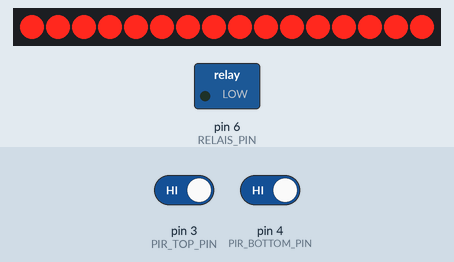
Recording of a sketch running on a simulated Arduino Uno, built with avr-gcc and run on an emulated ATmega328P. Parts: 16 shift-register outputs drawn as a row of LEDs (first output left, lit = HIGH), switched loads named in the sketch (green lamp = pin HIGH). Wiring (inferred from the names in the program): 2 × shift register (74HC595): data pin 11; shift clock pin 12; latch pin 8. Wiring (inferred from the signals the program sends): row of LEDs: on Q0, Q1, Q2, Q3, Q4, Q5, Q6, Q7, Q8, Q9, Q10, Q11, Q12, Q13, Q14, Q15. Inputs (shaded band) come from the test bench; at power-on: pin 4 (PIR_BOTTOM_PIN) HIGH, pin 3 (PIR_TOP_PIN) HIGH. Random numbers use the default seed unless the sketch sets one; pins used as bus, display or sensor lines are not drawn; what the sketch prints to the serial monitor is not drawn.

Above: at 13.2 s.
At 15.9 s:
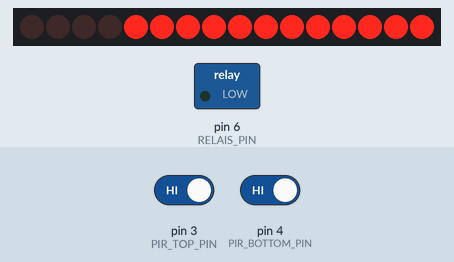
16.0 s: pin 4 (PIR_BOTTOM_PIN) driven LOW
17.9 s: pin 4 (PIR_BOTTOM_PIN) driven HIGH
At 22.1 s:
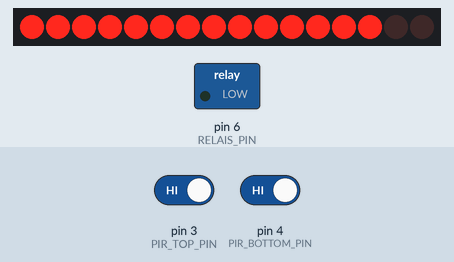
24.7 s: pin 3 (PIR_TOP_PIN) driven LOW
27.7 s: pin 3 (PIR_TOP_PIN) driven HIGH
At 34.45 s:
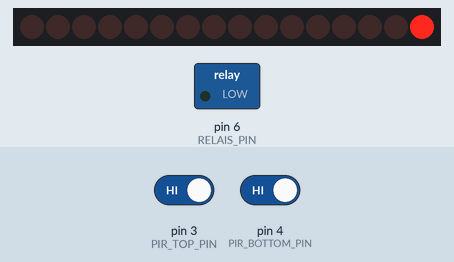
Timing chart, 0 to 37.2 s (numbered marks = the images above; inputs shaded):
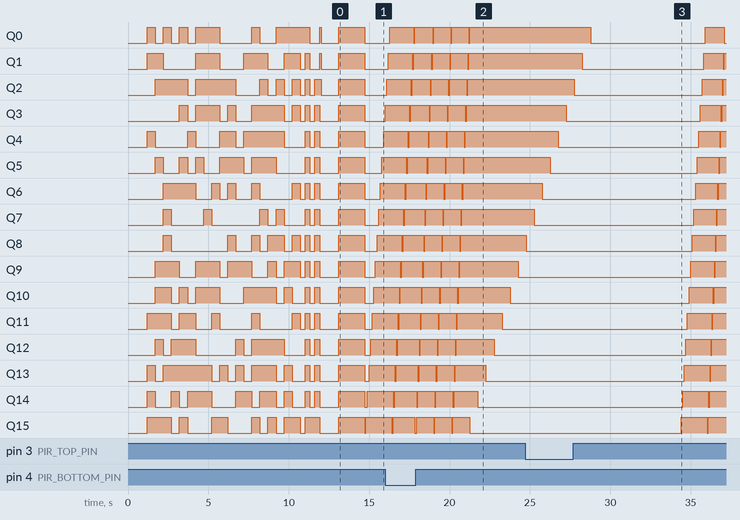

The sketch:

shys_treppenlauflicht_ohne_lan.ino
```cpp
#include <SPI.h>

//--------------------------------------
// Configuration Start
//--------------------------------------

// PIR-Data-Pins
#define PIR_TOP_PIN 3
#define PIR_BOTTOM_PIN 4

// All LEDs on Switch
#define ALL_ON_SWITCH_PIN 5

#define RELAIS_PIN 6

// Helligkeitssensor-Pin
int lightPin = 7;

// Schieberegister-Pins
int latchPin = 8;
int dataPin = 11;
int clockPin = 12;


// Allgemeine Einstellungen
//---------------------------------
// Gibt an, ob eine Animation erfolgen soll,
// solange die Treppe aktiv ist. (Während alle Stufen an sind)
boolean activeAnimation = true;

// Gibt ab, ob ein Lichtsensor angeschlossen ist und verwendet werden soll
boolean lightSensorActive = false;

// Gibt an, ob ein Dauer-An Schalter angeschlossen wurde
// Sollte hier ohne Schalter am Pin hier trotzdem true eingestellt sein,
// blinken die LEDs zufällig, da der INPUT-Pin ohne Pull-Down einen Zufallswert liefert!
boolean allOnSwitchActive = false;

// Gibt an, ob ein Relais verwendet werden soll, um das 12V Netzteil für die LEDs abzuschalten,
// wenn die Treppe deaktiviert ist. (Dann benötigt der Arduino zwingend eine unabhängige Stromquelle!)
boolean useRelaisForPowerSupply = false;


// Bewegungsmelder Einstellungen
//---------------------------------
// Gibt an, ob der Lichtsensor bei Bewegung HIGH oder LOW zurück gibt
// Wenn HIGH eine erkannte Bewegung bedeutet, muss der Wert auf true stehen, sonst auf false.
boolean pirSensorSignalInverted = false;

//PIR Timings
// Dauer der Initialisierung
int calibrationTime = 10;

// Wie viele ms nach der letzten erkannten Bewegung
// soll der Bewegungsmelder wieder auf LOW schalten
long unsigned int pirPause = 2000;

// PIR-Sensor-IDs (nur notwendig wenn sensorValueSendToServerActive=true)
long pirTopSensorId = 22637;
long pirBottomSensorId = 22638;


// Hellligkeitssensor Settings  *optional
// (nur notwendig wenn lightSensorActive=true)
//-----------------------------------------
// Gibt an, ob der Lichtsensor bei voller Helligkeit den maximal oder minimalwert angibt
// Wenn der maximalwert (HIGH bei digital, 1023 bei analog) volle Helligkeit bedeutet,
// muss der Wert auf false stehen. Gibt der Sensor bei voller Helligkeit 0 zurueck muuss hier true gesetzt werden.
boolean lightSensorSignalInverted = true;
// Gibt an ob der Sensor digital oder analog betrieben wird
boolean lightSensorDigital = true;

// Der maximale Helligkeitswert unter dem die Beleuchtung automatisch aktiviert wird.
// bei analog: 0-1023 / bei digitalen immer 1
int lightValueMax = 300;

// Gibt an, wie viele ms Pause zwischen den Helligkeitsmessungen liegen soll
int lightRefreshTime = 5000;


// Geschwindigkeits-Einstellungen
//---------------------------------
// gibt an, wie lang die Verzögerung zwischen den einzelnen Stufen beim einschalten in ms ist
int switchOnDelayTimeInit = 100;
// gibt an, wie lang die Verzögerung zwischen den einzelnen Stufen beim ausschalten in ms ist
int switchOffDelayTimeInit = 500;
// gibt an, wie lang die Verzögerung zwischen den einzelnen Stufen während der Animation in ms ist
int animationDelayTime = 70;


//Maximale Wartezeit bis zur automatischen
//Abschaltung der LEDs falls der andere
//Bewegungsmelder nicht aktiviert wird.
int maxTimeLightsOn = 30000;

// Dauer in ms, die nach der Bewegungserkennung
// bis zur Abschaltung gewartet werden soll
int waitBeforeSwitchOff = 3000;

// Wartezeit in ms, die nach dem Abschalten der Beleuchtung
// gewartet werden soll, bevor die Sensoren wieder aktiviert werden.
int sleepAfterLightsOff = 5000;

//--------------------------------------
// Configuration End
//--------------------------------------


byte tmpShift;

long unsigned int pirTopHighIn;
long unsigned int pirBottomHighIn;
long unsigned int pirTopLowIn;
boolean pirTopLockLow = true;
boolean pirTopTakeLowTime;
boolean pirTopMotionActive = false;
boolean pirTopMotionSignalSend = false;

int switchOnDelayTime = 20;
int switchOffDelayTime = 20;

long unsigned int pirBottomLowIn;
boolean pirBottomLockLow = true;
boolean pirBottomTakeLowTime;
boolean pirBottomMotionActive = false;
boolean pirBottomMotionSignalSend = false;

int lightValue = 0;
int lastLightRefreshTime = 0;

/**
 * Standard Setup Methode
 */
void setup() {
  Serial.begin(9600);

  pinMode(PIR_TOP_PIN, INPUT);
  pinMode(PIR_BOTTOM_PIN, INPUT);
  pinMode(ALL_ON_SWITCH_PIN, INPUT);
  pinMode(RELAIS_PIN, OUTPUT);
  pinMode(latchPin, OUTPUT);
  pinMode(clockPin, OUTPUT);
  pinMode(dataPin, OUTPUT);
  pinMode(lightPin, INPUT);

  delay(700);

  Serial.println("HomeControl - Treppensteuerung");
  Serial.println();

  if(lightSensorDigital){
    lightValueMax = 1;
  }


  Serial.print("calibrating PIRs ");
  for(int i = 0; i < calibrationTime*2; i++){
      Serial.print(".");
      delay(450);

      digitalWrite(latchPin, LOW);
      shiftOut(random(0, 255));
      shiftOut(random(0, 255));
      delay(50);
      digitalWrite(latchPin, HIGH);
  }

  lightsOnUp();
  lightsOffUp();
  lightsOnDown();
  lightsOffDown();

  delay(1000);
  lightsOnAll();
  delay(1500);
  lightsOffAll();

  switchOnDelayTime = switchOnDelayTimeInit;
  switchOffDelayTime = switchOffDelayTimeInit;

  Serial.println(" done");
  Serial.println("SENSOR ACTIVE");
  delay(50);
}


char * int2bin(byte x)
{
 static char buffer[8];
 for (int i=0; i<8; i++) buffer[7-i] = '0' + ((x & (1 << i)) > 0);
 buffer[8] ='\0';
 return buffer;
}


/**
 * Standard Loop Methode
 */
void loop() {
  checkSwitchAllOn();

  refreshSensors();

  if(isLightvalueOk()){
    if(pirTopMotionActive && !pirTopMotionSignalSend){
      resetPirs();

      moveDown();

      resetPirs();
    }

    if(pirBottomMotionActive && !pirBottomMotionSignalSend){
      resetPirs();

      moveUp();

      resetPirs();
    }
  }

  delay(100);
}


/**
 * Dauer-An Schalter
 */
 void checkSwitchAllOn(){
   if(!allOnSwitchActive){
     return;
   }
   if(digitalRead(ALL_ON_SWITCH_PIN)==HIGH){
     lightsOnAll();
   }
   while(digitalRead(ALL_ON_SWITCH_PIN)==HIGH){
     delay(200);
   }
   lightsOffAll();
 }


/* *************************************************
 *  Lichtsensoren
 ************************************************* */
/**
 * Wenn der Lichtsensor aktiviert ist,
 * gibt die Methode an, ob der Sensorwert
 * Ã¼ber dem eingestellten Wert liegt.
 *
 * Bei deaktiviertem Lichtsensor liefert sie immer true.
 */
boolean isLightvalueOk(){
  if(lightSensorActive){
    return lightValue < lightValueMax;
  } else {
    return true;
  }
}


/**
 * aktualisiert den Sensorwert wenn die Eingestellte
 * Wartezeit seit letzter Aktualisierung Ã¼berschritten wurde.
 */
void refreshLightSensor(){
  if(lightSensorActive) {
    int diff = lastLightRefreshTime + lightRefreshTime - millis();
    int lastVal = lightValue;
    delay(10);
    if(diff < 0){
      if(!lightSensorDigital){
        int tmpVal = analogRead(lightPin);
        for(int i=0; i<50; i++){
          int newVal = analogRead(lightPin);
          tmpVal = (tmpVal + newVal) / 2;
          delay(10);
        }
        lightValue = lightSensorSignalInverted?1024-tmpVal:tmpVal;
      } else {
        lightValue = (lightSensorSignalInverted?(!digitalRead(lightPin) == HIGH):(digitalRead(lightPin) == HIGH))?1:0;
      }

      if(lastVal!=lightValue){
        //Serial.print("Lichtsensor neuer Wert: ");
        //Serial.println(lightValue);
      }
      lastLightRefreshTime = millis();
    }
  }
  delay(10);
}

/* *************************************************
 * PIR Sensoren
 ************************************************* */
void resetPirs(){
    pirTopMotionSignalSend=true;
    pirBottomMotionSignalSend=true;
    pirTopMotionActive=false;
    pirBottomMotionActive=false;
}


void refreshSensors(){
  refreshLightSensor();

  if(isLightvalueOk()){
    refreshPIRTopSensorValue();
    refreshPIRBottomSensorValue();
  } else {
    resetPirs();
  }
}


/**
 *  Check PIR Sensor
 */
void refreshPIRTopSensorValue(){
  if(digitalRead(PIR_TOP_PIN) == pirSensorSignalInverted?LOW:HIGH){
    if(pirTopLockLow){
      pirTopLockLow = false;
      //Serial.print("Top-motion detected at ");
      //Serial.print(millis()/1000);
      //Serial.println(" sec");
      pirTopMotionActive=true;
      pirTopMotionSignalSend=false;
      delay(10);
    }
    pirTopHighIn = millis();
    pirTopTakeLowTime = true;
  }

  if(digitalRead(PIR_TOP_PIN) == pirSensorSignalInverted?HIGH:LOW){
    if(pirTopTakeLowTime){
      pirTopLowIn = millis();
      pirTopTakeLowTime = false;
    }

    if(!pirTopLockLow && millis() - pirTopLowIn > pirPause){
      pirTopLockLow = true;
      //Serial.print("motion ended at ");
      //Serial.print((millis() - pirPause)/1000);
      //Serial.println(" sec");
      pirTopMotionActive=false;
      pirTopMotionSignalSend=false;
      delay(10);
    }
  }
}


/**
 *  Check PIR Sensor
 */
void refreshPIRBottomSensorValue(){
  if(digitalRead(PIR_BOTTOM_PIN) == pirSensorSignalInverted?LOW:HIGH){
    if(pirBottomLockLow){
      pirBottomLockLow = false;
      //Serial.print("Bottom-motion detected at ");
      //Serial.print(millis()/1000);
      //Serial.println(" sec");
      pirBottomMotionActive=true;
      pirBottomMotionSignalSend=false;
      delay(10);
    }
    pirBottomHighIn = millis();
    pirBottomTakeLowTime = true;
  }

  if(digitalRead(PIR_BOTTOM_PIN) == pirSensorSignalInverted?HIGH:LOW){
    if(pirBottomTakeLowTime){
      pirBottomLowIn = millis();
      pirBottomTakeLowTime = false;
    }

    if(!pirBottomLockLow && millis() - pirBottomLowIn > pirPause){
      pirBottomLockLow = true;
      //Serial.print("Bottom motion ended at ");      //output
      //Serial.print((millis() - pirPause)/1000);
      //Serial.println(" sec");
      pirBottomMotionActive=false;
      pirBottomMotionSignalSend=false;
      delay(10);
    }
  }
}


/* *************************************************
 * LED Steuerung
 ************************************************* */
/**
 * Steuert den Ablauf, jemand die Treppe herauf geht
 */
void moveUp(){
  switchRelais(true);

  lightsOnUp();

  pirTopLockLow = true;
  tmpShift = 254;
  int aktRegister = 1;

  while ( (pirBottomHighIn + maxTimeLightsOn > millis()) && !pirTopMotionActive){
     refreshPIRTopSensorValue();

     delay(10);

     if(digitalRead(PIR_BOTTOM_PIN) == pirSensorSignalInverted?LOW:HIGH){
       pirBottomHighIn = millis();
     }

     if (activeAnimation){
       //Serial.println(int2bin(tmpShift));
       digitalWrite(latchPin, LOW);
       if(aktRegister==1){
         shiftOut(255);
         shiftOut(tmpShift);
       } else {
         shiftOut(tmpShift);
         shiftOut(255);
       }
       digitalWrite(latchPin, HIGH);

       if(tmpShift>127){
         tmpShift = tmpShift<<1;
         tmpShift = tmpShift+1;
       } else {
         tmpShift = 254;
         aktRegister=aktRegister==1?0:1;
       }
       delay(animationDelayTime);
     }

     delay(10);
  }

  long waitTmpms = millis();
  boolean onEnd = tmpShift == 254;
  while ( waitTmpms + waitBeforeSwitchOff >= millis() || !onEnd){
     if (activeAnimation){
       //Serial.println(int2bin(tmpShift));
       digitalWrite(latchPin, LOW);
       if(aktRegister==1){
         shiftOut(255);
         shiftOut(tmpShift);
       } else {
         shiftOut(tmpShift);
         shiftOut(255);
       }
       digitalWrite(latchPin, HIGH);

       if(tmpShift>127){
         onEnd = false;
         tmpShift = tmpShift<<1;
         tmpShift = tmpShift+1;
       } else {
         onEnd = aktRegister==1;
         tmpShift = 254;
         aktRegister=aktRegister==1?0:1;
       }
       delay(animationDelayTime);
     }
  }

  lightsOffUp();
  pirTopLockLow = true;
  pirBottomLockLow = true;

  switchRelais(false);

  delay(sleepAfterLightsOff);
}


/**
 * Steuert den Ablauf, jemand die Treppe hinunter geht
 */
void moveDown(){
  switchRelais(true);

  lightsOnDown();

  pirBottomLockLow = true;
  pirTopHighIn = millis();
  tmpShift = 127;
  int aktRegister = 0;

  while ( (pirTopHighIn + maxTimeLightsOn > millis()) && !pirBottomMotionActive){
     refreshPIRBottomSensorValue();

     delay(10);

     if(digitalRead(PIR_TOP_PIN) == pirSensorSignalInverted?LOW:HIGH){
       pirTopHighIn = millis();
     }

     if(activeAnimation){
      // Serial.println(int2bin(tmpShift));
       digitalWrite(latchPin, LOW);
       if(aktRegister==1){
         shiftOut(255);
         shiftOut(tmpShift);
       } else {
         shiftOut(tmpShift);
         shiftOut(255);
       }
       digitalWrite(latchPin, HIGH);

       if(tmpShift<254){
         tmpShift = tmpShift>>1;
         tmpShift = tmpShift-128;
       } else {
         tmpShift = 127;
         aktRegister=aktRegister==1?0:1;
       }
       delay(animationDelayTime);
     }

     delay(10);
  }


  long waitTmpms = millis();
  boolean onEnd = tmpShift == 127;
  while ( waitTmpms + waitBeforeSwitchOff > millis() || !onEnd){
     if (activeAnimation){
       //Serial.println(int2bin(tmpShift));
       digitalWrite(latchPin, LOW);
       if(aktRegister==1){
         shiftOut(255);
         shiftOut(tmpShift);
       } else {
         shiftOut(tmpShift);
         shiftOut(255);
       }
       digitalWrite(latchPin, HIGH);

       if(tmpShift<254){
         onEnd = false;
         tmpShift = tmpShift>>1;
         tmpShift = tmpShift-128;
       } else {
         onEnd = aktRegister==1;
         tmpShift = 127;
         aktRegister=aktRegister==1?0:1;
       }
     }
     delay(animationDelayTime);
  }

  lightsOffDown();
  pirTopLockLow = true;
  pirBottomLockLow = true;

  switchRelais(false);

  delay(sleepAfterLightsOff);
}


/**
 * Schaltet alle LEDs auf einmal aus
 */
void lightsOffAll(){
  digitalWrite(latchPin, LOW);
  shiftOut(0);
  shiftOut(0);
  delay(100);
  digitalWrite(latchPin, HIGH);
  switchRelais(false);
}


/**
 * Schaltet alle LEDs auf einmal ein
 */
void lightsOnAll(){
  switchRelais(true);
  digitalWrite(latchPin, LOW);
  shiftOut(255);
  shiftOut(255);
  delay(100);
  digitalWrite(latchPin, HIGH);
}


/**
 * Schaltet die LEDs der Reihe nach von unten nach oben ein
 *
 * data = 1, 3, 7, 15, 31...
 */
void lightsOnUp(){
  Serial.println("UP");
  int data = 1;
  int additional = 2;
  for (int j = 0; j < 8; j++) {
    digitalWrite(latchPin, LOW);
    shiftOut(0);
    shiftOut(data);
    digitalWrite(latchPin, HIGH);

//    Serial.print(int2bin(0));
//    Serial.println(int2bin(data));

    data=data+additional;
    additional = additional*2;
    delay(switchOnDelayTime);
  }

  data = 1;
  additional = 2;
  for (int j = 0; j < 8; j++) {
    digitalWrite(latchPin, LOW);
    shiftOut(data);
    shiftOut(255);
    digitalWrite(latchPin, HIGH);

//    Serial.print(int2bin(data));
//    Serial.println(int2bin(255));

    data=data+additional;
    additional = additional*2;
    delay(switchOnDelayTime);
  }
}


/**
 * Schaltet die LEDs der Reihe nach von oben nach unten ein
 *
 * data = 128, 192, 224,...
 */
void lightsOnDown(){
  Serial.println("DOWN");
  int data = 128;
  int additional = 64;
  for (int j = 0; j < 8; j++) {
    digitalWrite(latchPin, LOW);
    shiftOut(data);
    shiftOut(0);
    digitalWrite(latchPin, HIGH);

//    Serial.print(int2bin(data));
//    Serial.println(int2bin(0));

    data=data+additional;
    additional = additional/2;
    delay(switchOnDelayTime);
  }

  data = 128;
  additional = 64;
  for (int j = 0; j < 8; j++) {
    digitalWrite(latchPin, LOW);
    shiftOut(255);
    shiftOut(data);
    digitalWrite(latchPin, HIGH);

//    Serial.print(int2bin(255));
//    Serial.println(int2bin(data));

    data=data+additional;
    additional = additional/2;
    delay(switchOnDelayTime);
  }
}


/**
 * Schaltet der Reihe nach die LEDs von unten nach oben aus
 *
 * data = 255, 254, 251, 244, ...
 */
void lightsOffUp(){
  int data = 1;
  int additional = 1;
  for (int j = 0; j < 8; j++) {
    digitalWrite(latchPin, LOW);
    shiftOut(255);
    shiftOut(255-data);
    digitalWrite(latchPin, HIGH);

//    Serial.print(int2bin(255));
//    Serial.println(int2bin(255-data));

    additional=additional*2;
    data=data+additional;
    delay(switchOffDelayTime);
  }


  data = 1;
  additional = 1;
  for (int j = 0; j < 8; j++) {
    digitalWrite(latchPin, LOW);
    shiftOut(255-data);
    shiftOut(0);
    digitalWrite(latchPin, HIGH);

//    Serial.print(int2bin(255-data));
//    Serial.println(int2bin(0));

    additional=additional*2;
    data=data+additional;
    delay(switchOffDelayTime);
  }
}

/**
 * Schaltet der Reihe nach die LEDs von oben nach unten aus
 *
 * data = 255, 128, 64, 32, ...
 */
void lightsOffDown(){
  int data = 127;
  int additional = 64;
  for (int j = 0; j < 8; j++) {
    digitalWrite(latchPin, LOW);
    shiftOut(data);
    shiftOut(255);
    digitalWrite(latchPin, HIGH);

//    Serial.print(int2bin(data));
//    Serial.println(int2bin(255));

    data=data-additional;
    additional = additional/2;
    delay(switchOffDelayTime);
  }

  data = 127;
  additional = 64;
  for (int j = 0; j < 8; j++) {
    digitalWrite(latchPin, LOW);
    shiftOut(0);
    shiftOut(data);
    digitalWrite(latchPin, HIGH);

//    Serial.print(int2bin(0));
//    Serial.println(int2bin(data));

    data=data-additional;
    additional = additional/2;
    delay(switchOffDelayTime);
  }
}


void shiftOut(byte dataOut) {
  int i=0;
  int pinState;

  digitalWrite(dataPin, 0);
  digitalWrite(clockPin, 0);
  for (i=7; i>=0; i--)  {
    digitalWrite(clockPin, 0);

    if ( dataOut & (1<<i) ) {
      pinState= 1;
    } else {
      pinState= 0;
    }

    digitalWrite(dataPin, pinState);
    digitalWrite(clockPin, 1);
    digitalWrite(dataPin, 0);
  }

  digitalWrite(clockPin, 0);
}

/**
 * Schaltet (falls aktiviert) das Relais je nach dem übergebenen Wert für activate  ein bzw. aus.
 */
void switchRelais(boolean activate) {
  if(useRelaisForPowerSupply){
      digitalWrite(RELAIS_PIN, activate?1:0);
      if (activate){
        delay(250);
      }
  }
}
```
